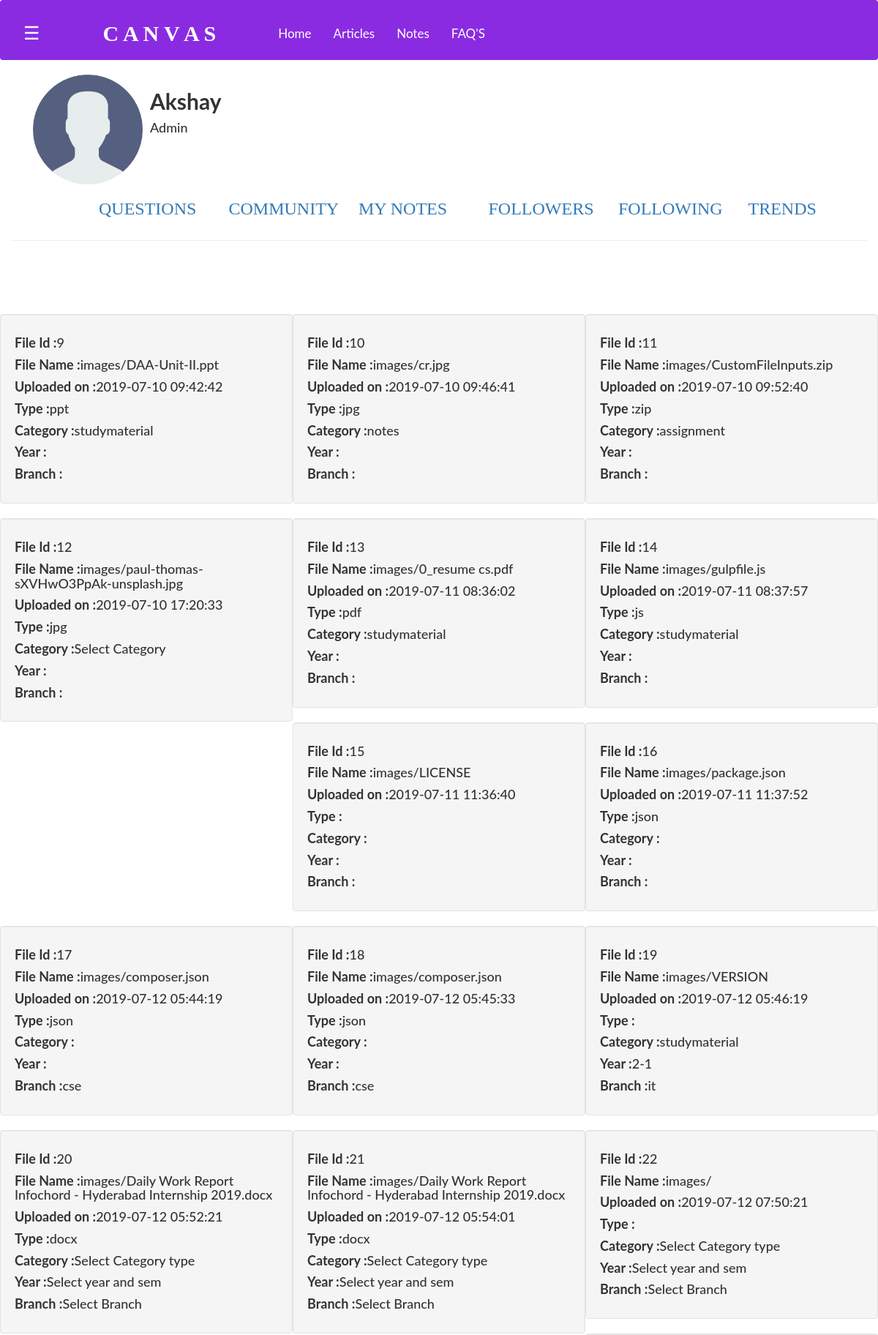
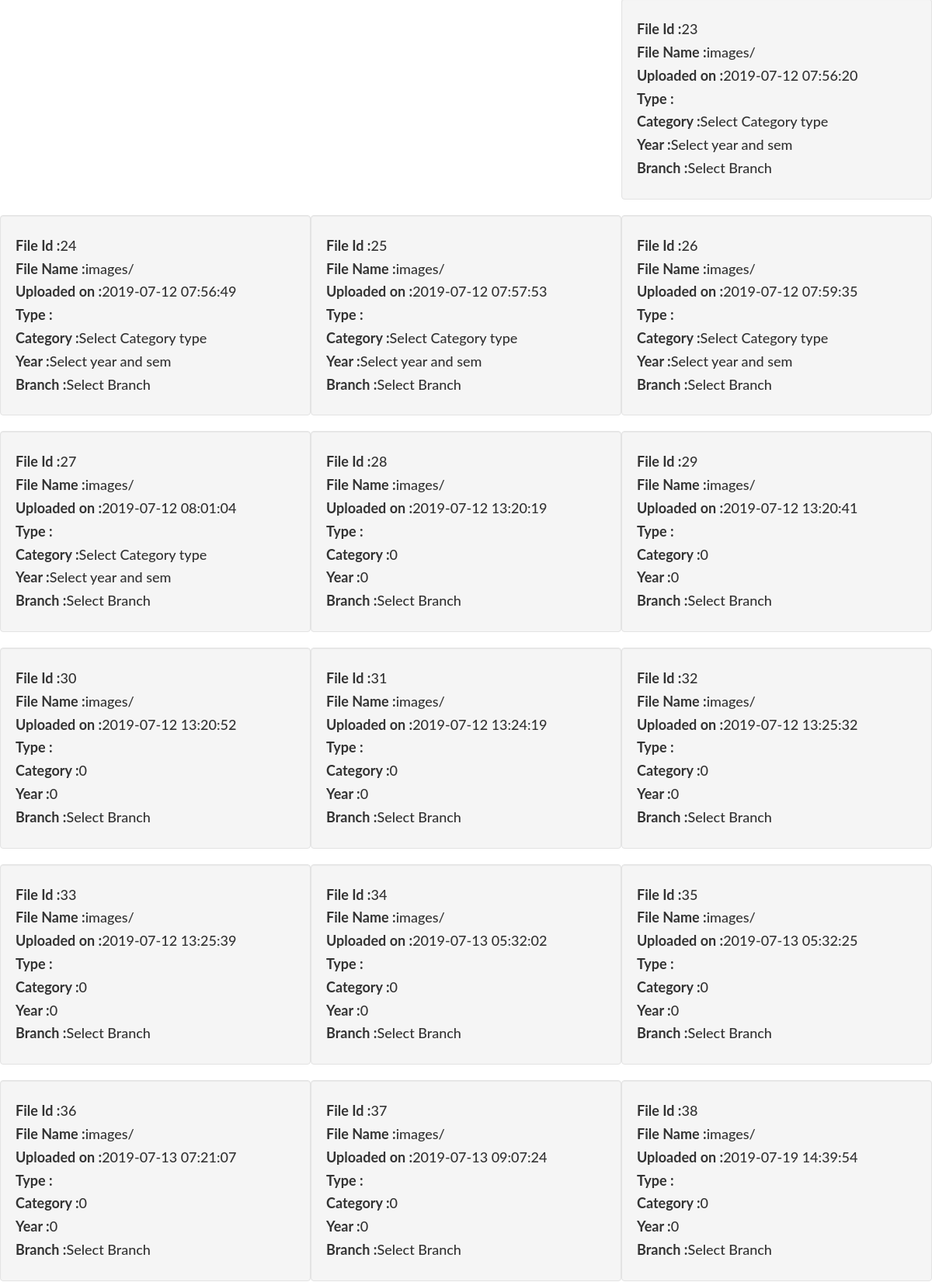
The page /db.php?name=questions (signed in, upper part) on the database its author committed (2 pictures, top to bottom).
### tables this page shows
CREATE TABLE `user` (
  `uid` int(15) NOT NULL,
  `name` varchar(50) NOT NULL,
  `email` varchar(50) NOT NULL,
  `mobile` varchar(15) NOT NULL,
  `password` varchar(25) NOT NULL,
  `role` varchar(100) NOT NULL,
  `profile_image` varchar(50) NOT NULL DEFAULT 'images/user.png',
  `isverified` int(2) NOT NULL DEFAULT '0',
  `token` varchar(50) NOT NULL
);

CREATE TABLE `files` (
  `id` int(11) NOT NULL,
  `name` text NOT NULL,
  `date` timestamp NOT NULL DEFAULT CURRENT_TIMESTAMP ON UPDATE CURRENT_TIMESTAMP,
  `type` varchar(44) NOT NULL,
  `uid` int(11) NOT NULL,
  `category` varchar(45) NOT NULL,
  `ys` varchar(99) NOT NULL,
  `branch` varchar(33) NOT NULL
);

### profile.php (the view, shortened to what this page needs)
<?php
include 'header.php';
$uid=$_SESSION['id'];
$data="SELECT * FROM user WHERE uid='$uid'";
$res=mysqli_query($con,$data);
$row=mysqli_fetch_array($res);
?>
<body>
<div class="container-fluid">
	<div class="media">
		<div class="media-left">
			<img src="images/user.png" class="profile_image">
		</div>
		<div class="media-body">
			<h2 style="text-transform:capitalize"><strong><?php echo $row['name'];?></strong></h2>
			<h4 style="text-transform:capitalize"><?php echo $row['role'];?></h4>
		</div>
		<div class="row container-fluid" style="margin-left:90px">
				<div class="col-lg-2">
					<a href="db.php?name=questions" class="menu_nav" style="text-decoration:none"><h3>QUESTIONS</h3></a>
				</div>
				<div class="col-lg-2">
					<a href="db.php?name=community" class="menu_nav" style="text-decoration:none"><h3>COMMUNITY</h3></a>
				</div>
				<div class="col-lg-2">
					<a href="db.php?name=mynotes" class="menu_nav" style="text-decoration:none"><h3>MY NOTES</h3></a>
				</div>
				<div class="col-lg-2">
					<a href="db.php?name=followers" class="menu_nav" style="text-decoration:none"><h3>FOLLOWERS</h3></a>
				</div>
				<div class="col-lg-2">
					<a href="db.php?name=following" class="menu_nav" style="text-decoration:none"><h3>FOLLOWING</h3></a>
				</div>
				<div class="col-lg-2">
					<a href="db.php?name=trends" class="menu_nav" style="text-decoration:none"><h3>TRENDS</h3></a>
				</div>
			</div>
	</div>
	<hr>
</div>
<br><br><br><br>
<?php
if(isset($_SESSION['name']))
{
	$page=$_SESSION['name'];
	if($page=='questions')
	{
		$user=$row['uid'];
		echo '<div class="container" style="background-color:#ffffff">';
			$sql="SELECT * FROM questions WHERE uid='$user'";
			$res=mysqli_query($con,$sql);
			echo '<h1 style="text-align:center">MY QUESTIONS</h1>'.'<hr>';
			while($row=mysqli_fetch_array($res))
			{
				echo '<div class="col-lg-12 col-md-3">';
					echo '<a href="http://localhost/internship-project/db.php?question='.$row['qid'].'" style="text-decoration:none">'.'<strong class="question_of_list">'.$row['question'].'</strong>'.'</a>'.'<br>';
					echo '<div style="text-transform:capitalize">'.'Category :'.$row['qcat'].'</div>'.'<br>';
					echo '<i class="fa fa-eye">683</i>'.'<i class="fa fa-thumbs-up"> 987 </i>'.'<i class="fa fa-thumbs-down"> 10 </i>';
					echo '<br>'.'<hr>';
				echo '</div>'.'<br>'.'<br>';
			}
		echo '</div>';
	}
	elseif($page=='community')
	{
		$uid=$_SESSION['id'];
		$users="SELECT * FROM user WHERE uid!=$uid";
		$res=mysqli_query($con,$users);
		echo '<h4 style="text-align:center">DISCOVER PEOPLE AROUND YOU</h4>';
		while($row=mysqli_fetch_array($res))
		{
		?>
			<div class="media container col-lg-4">
				<hr>
				<div class="media-left">
					<img src="<?php echo $row['profile_image'];?>" style="height:120px; width:120px">
				</div>
				<div class="media-body">
					<h3><strong><?php echo $row['name'];?></strong></h3>
					<h5 style="text-transform:capitalize"><?php echo $row['role'];?></h5>
				</div>
				<div class="media-right">
					<br>
					<a href="#" type="submit" class="btn btn-info" style="float:right" title="Follow <?php echo $row['name'];?>">Follow</a>
				</div>
			</div>
		<?php
		}
	}
}
elseif (isset($_GET['name'])) {
        $t=$_SESSION['id'];
		$qu="SELECT * FROM files where uid=$t";
		$fire=mysqli_query($con,$qu);
		foreach($fire as $row)
		{
			?>
	<div class="col-lg-4 well ">
			  	<h4><strong>File Id   :</strong><?php echo $row['id'];?></h4>
			  	<h4><strong>File Name  :</strong><?php echo $row['name'];?></h4>
			  	<h4><strong>Uploaded on   :</strong><?php echo $row['date'];?></h4>
			  	<h4><strong>Type   :</strong><?php echo $row['type'];?></h4>
			  	<h4><strong>Category  :</strong><?php echo $row['category'];?></h4>
			  	<h4><strong>Year  :</strong><?php echo $row['ys'];?></h4>
			  	<h4><strong>Branch  :</strong><?php echo $row['branch'];?></h4>
				</div>
				<?php
		}
	}
?>
</body>
<br><br><br><br><br>
</html>

### admin_header.php (style rules this page uses)
body { font-family: "Lato", sans-serif; }

### profile.php (style rules this page uses)
.menu_nav { font-family:Bahnschrift Light; }

### rows shown on the page
user: name "Akshay", role "Admin"
files: id "9", name "images/DAA-Unit-II.ppt", date "2019-07-10 09:42:42", type "ppt", category "studymaterial"
files: id "10", name "images/cr.jpg", date "2019-07-10 09:46:41", type "jpg", category "notes"
files: id "11", name "images/CustomFileInputs.zip", date "2019-07-10 09:52:40", type "zip", category "assignment"
files: id "12", name "images/paul-thomas-sXVHwO3PpAk-unsplash.jpg", date "2019-07-10 17:20:33", type "jpg", category "Select Category"
files: id "13", name "images/0_resume cs.pdf", date "2019-07-11 08:36:02", type "pdf", category "studymaterial"
files: id "14", name "images/gulpfile.js", date "2019-07-11 08:37:57", type "js", category "studymaterial"
files: id "15", name "images/LICENSE", date "2019-07-11 11:36:40"
files: id "16", name "images/package.json", date "2019-07-11 11:37:52", type "json"
files: id "17", name "images/composer.json", date "2019-07-12 05:44:19", type "json", branch "cse"
files: id "18", name "images/composer.json", date "2019-07-12 05:45:33", type "json", branch "cse"
files: id "19", name "images/VERSION", date "2019-07-12 05:46:19", category "studymaterial", ys "2-1", branch "it"
files: id "20", name "images/Daily Work Report Infochord - Hyderabad Internship 2019.docx", date "2019-07-12 05:52:21", type "docx", category "Select Category type", ys "Select year and sem", branch "Select Branch"
files: id "21", name "images/Daily Work Report Infochord - Hyderabad Internship 2019.docx", date "2019-07-12 05:54:01", type "docx", category "Select Category type", ys "Select year and sem", branch "Select Branch"
files: id "22", name "images/", date "2019-07-12 07:50:21", category "Select Category type", ys "Select year and sem", branch "Select Branch"
files: id "23", name "images/", date "2019-07-12 07:56:20", category "Select Category type", ys "Select year and sem", branch "Select Branch"
files: id "24", name "images/", date "2019-07-12 07:56:49", category "Select Category type", ys "Select year and sem", branch "Select Branch"
files: id "25", name "images/", date "2019-07-12 07:57:53", category "Select Category type", ys "Select year and sem", branch "Select Branch"
files: id "26", name "images/", date "2019-07-12 07:59:35", category "Select Category type", ys "Select year and sem", branch "Select Branch"
files: id "27", name "images/", date "2019-07-12 08:01:04", category "Select Category type", ys "Select year and sem", branch "Select Branch"
files: id "28", name "images/", date "2019-07-12 13:20:19", category "0", ys "0", branch "Select Branch"
files: id "29", name "images/", date "2019-07-12 13:20:41", category "0", ys "0", branch "Select Branch"
files: id "30", name "images/", date "2019-07-12 13:20:52", category "0", ys "0", branch "Select Branch"
files: id "31", name "images/", date "2019-07-12 13:24:19", category "0", ys "0", branch "Select Branch"
files: id "32", name "images/", date "2019-07-12 13:25:32", category "0", ys "0", branch "Select Branch"
files: id "33", name "images/", date "2019-07-12 13:25:39", category "0", ys "0", branch "Select Branch"
files: id "34", name "images/", date "2019-07-13 05:32:02", category "0", ys "0", branch "Select Branch"
files: id "35", name "images/", date "2019-07-13 05:32:25", category "0", ys "0", branch "Select Branch"
files: id "36", name "images/", date "2019-07-13 07:21:07", category "0", ys "0", branch "Select Branch"
files: id "37", name "images/", date "2019-07-13 09:07:24", category "0", ys "0", branch "Select Branch"
files: id "38", name "images/", date "2019-07-19 14:39:54", category "0", ys "0", branch "Select Branch"
